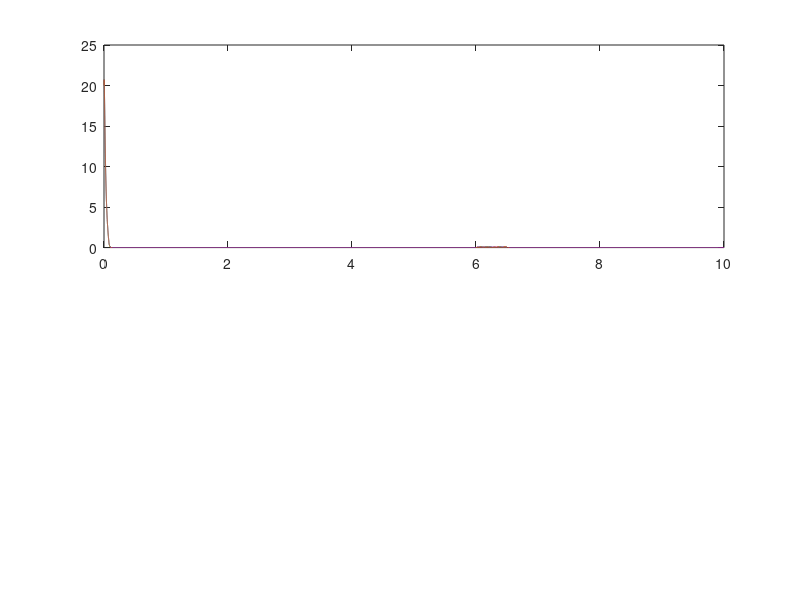

Recreate this plot in MATLAB. (Note: this script raises an error after producing the figure.)
% Network with N total inhibition-stabilized excitatory-inhibitory units. 
% M of those pairs we attempt to make "active", and N-M pairs we try to 
% suppress.

% In particular, this simulation displays bistability within a single 
% unit given a quadratic firing rate equation for the inhibitory units

% Nonlinear inhibitory unit Firing rate
% Linear excitatory unit Firing rate

% Noise duration could be manually set by start_t and end_t

clear
N = 3;              % Total excitatory-inhibitory firing rate unit pairs
M = 2;              % Total number of active excitatory-inhibitory firing rate unit pairs           

%% Add all subfolders of current directory into matlab session search
current_path = pwd;
addpath(genpath(current_path))

%% Parameters
dt = 0.0001;        % Time step for simulation
tmax = 10;          % Duration of simulation
t = 0:dt:tmax;      % Simulation time vector
Nt = length(t);

taue = 0.010;       % Time constant for excitatory cells
taui = 0.010;       % Time constant for Inhibitory cells

Wee0 = 1.3;         % Excit.-Excit. connection strength
Wie0 = -0.2;        % Inhib.-Excit. connection strength
Wei0 = 2.9;         % Excit-Excit connection strength
Weix = 0.5;         % Excit.-Inhibitory Cross connection strength
Wiex = -0.1;
Wii0 = -1;          % Inhib-Inhib connection strength

%% Original values
% Wee0 = 1.5;         % Excit.-Excit. connection strength
% Wie0 = -0.4;        % Inhib.-Excit. connection strength
% Wei0 = 2.5;         % Excit-Excit connection strength
% Weix = 0.5;           %Excit.-Inhibitory Cross connection strength
% Wiex = 0;
% Wii0 = -1;  

I0e = 1;            % Excit. applied current
I0i = 17;           % Inhib. applied current

alpha_e = 1;        % Gain of excit. cells
alpha_i = 0.02;     % Gain of inhib. cells
rmax = 100;         % Maximum firing rate

theta_e = 0;%1;    % threshold of activity for e. cells
theta_i = 0;%5;    % threshold of activity for i. cells

%Connection Matricies
Wee = Wee0*eye(N);
Wie = (Wie0-Wiex)*eye(N) + Wiex*ones(N);
Wei = (Wei0-Weix)*eye(N) + Weix*ones(N);
Wii = Wii0*eye(N);

%Current Matricies
Ie = I0e*ones(N,1);
Ii = I0i*ones(N,1);

% Calculate if the parameters fulfills requirments for inhibition stablized
% regime with linear firing rate function.
Wie_tilde = (-Wie0)/(1-Wii0);
I0i_tilde = I0i*Wie_tilde;
off_stable = Wee0 - 1 - Wie_tilde*(Wei0-Weix);
disp(off_stable)

%Rate Matricies
initial_fr = 20;    % Initial firing rate, can be altered.
re = zeros(N,Nt);
ri = zeros(N,Nt);
re(1:M,1) = initial_fr;%50.3;
ri(1:M,1) = 0;

%% noise term, start_t and end_t correspond to the noise term time
% if cut the noise, set start_t and end_t = 0
% if want to add noise to all time, set start_t = 0, end_t = tmax
sigman = 0.005/sqrt(dt);    % initial value is 0.01 
start_t = 6;    % noise start time
end_t = 6.5;    % noise ending time

%% simulation
for i = 2:Nt
    % Remove noise outside of limited range of time (start_t - end_t)
    if (i*dt < start_t || i*dt > end_t)
        Ie_tot = Wee*re(:,i-1) + Wie*ri(:,i-1) + Ie;
        Ii_tot = Wei*re(:,i-1) + Wii*ri(:,i-1) + Ii;
    else
        Ie_tot = Wee*re(:,i-1) + Wie*ri(:,i-1) + Ie + sigman*randn(N,1);
        Ii_tot = Wei*re(:,i-1) + Wii*ri(:,i-1) + Ii + sigman*randn(N,1);        
    end
    Ie_tot = max(Ie_tot,0);
    Ii_tot = max(Ii_tot,0);

    % Calculate excit. firing rate using linear firing rate function;
    % inhib. firing rate using quadratic firing rate function.
    re(:,i) = re(:,i-1) + dt*(-eye(N)*re(:,i-1) + alpha_e*(Ie_tot-theta_e))/taue;   
    ri(:,i) = ri(:,i-1) + dt*(-eye(N)*ri(:,i-1) + alpha_i*(Ii_tot-theta_i).^2).*sign(Ii_tot-theta_i)/taui;
    
    % Firing rate in range of 0-rmax
    re(:,i) = max(re(:,i),0);
    ri(:,i) = max(ri(:,i),0);
    re(:,i) = min(re(:,i),rmax);
    ri(:,i) = min(ri(:,i),rmax);
end

% Plot the firing rates, active units in figure1 and inactive units in
% figure2. Plot active and inactive separately in subplots
title_str = num2str("linE-QI, ");
if M == N
    figure(1), clf
    plot(t,re), legend(strcat("unit " + (1:N))), xlabel("active unit"), ylabel("Firing Rate"), title(title_str+"Excit. Units")
    figure(2), clf
    plot(t,ri), legend(strcat("unit " + (1:N))), xlabel("active unit"), ylabel("Firing Rate"), title(title_str+"Inhib. Units")
elseif M == 0
    figure(1), clf
    plot(t,re), legend(strcat("unit " + (1:N))), xlabel("inactive unit"), ylabel("Firing Rate"), title(title_str+"Excit. Units")
    figure(2), clf
    plot(t,ri), legend(strcat("unit " + (1:N))), xlabel("inactive unit"), ylabel("Firing Rate"), title(title_str+"Inhib. Units")
else
    figure(1), clf
    subplot(2,1,1), plot(t,re(1:M,:)), legend(strcat("unit " + (1:M))), xlabel("active unit"), ylabel("Firing Rate"), sgtitle(title_str+"Excit. Units")
    subplot(2,1,2), plot(t,re(M+1:N,:)), legend(strcat("unit " + (M+1:N))), xlabel("inactive unit"), ylabel("Firing Rate")
    figure(2), clf
    subplot(2,1,1), plot(t,ri(1:M,:)), legend(strcat("unit " + (1:M))), xlabel("active unit"), ylabel("Firing Rate"), sgtitle(title_str+"Inhib. Units")
    subplot(2,1,2), plot(t,ri(M+1:N,:)), legend(strcat("unit " + (M+1:N))), xlabel("inactive unit"), ylabel("Firing Rate")
end

% add all subfolders of current directory into matlab session search
current_path = pwd;
addpath(genpath(current_path))

disp(is_bistable(N, M, re(:,ceil(0.5/dt:end))))
